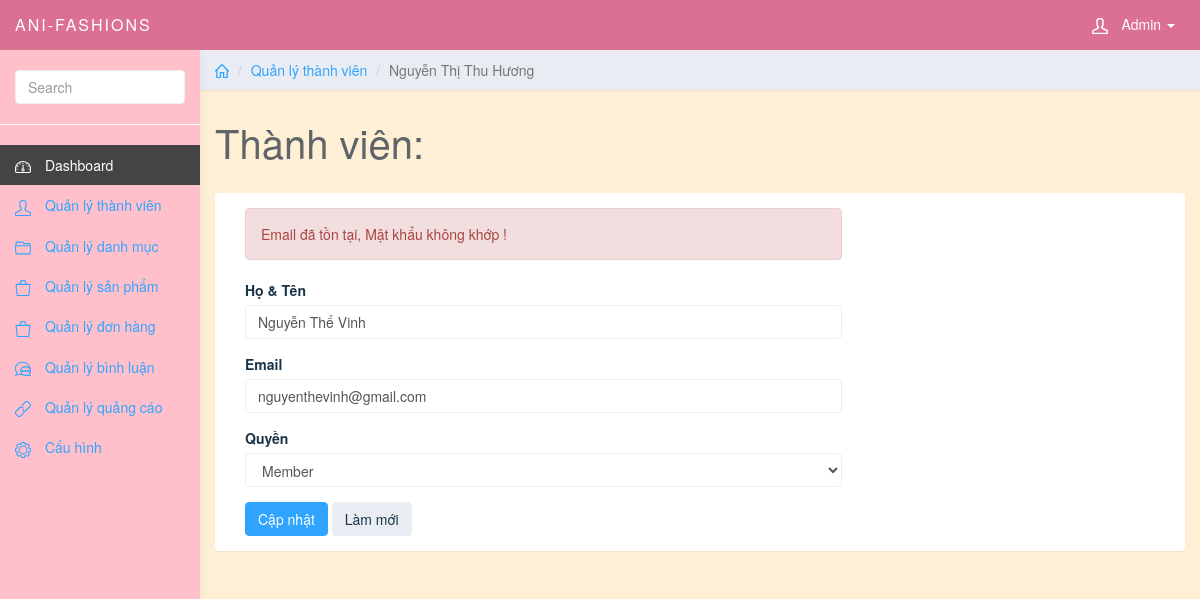
/admin/index.php?page_layout=edit_user.php&ID=21 (signed in), run on the app's committed database.
### tables this page shows
CREATE TABLE `users` (
  `ID` int(11) NOT NULL,
  `Name` varchar(50) NOT NULL,
  `Email` varchar(255) DEFAULT NULL,
  `user_level` int(50) NOT NULL,
  `password` varchar(50) NOT NULL
);

### admin/index.php (called while the page is built, shortened)
<?php
include_once "header.php";
include_once "leftside.php";
?>
<?php
if (isset($_GET['page_layout'])) {
    $page = $_GET['page_layout'];
    switch (str_replace(".php", "", $page)) {
        case 'edit_user':
            include_once "./users/edit_user.php";
            break;
    }
} else {
    include_once "admin.php";
}
?>

### admin/users/edit_user.php (the view, shortened to what this page needs)
<?php
$NewUser = "";
if (isset($_GET['ID'])) {
    $ID = $connect->real_escape_string($_GET['ID']);
    $query = "SELECT * FROM users WHERE ID = $ID";
    $result = $connect->query($query);
    if ($result && $result->num_rows > 0) {
        $NewUser = $result->fetch_assoc();
    } else {
        echo "User not found!";
    }
}
?>
<div class="col-sm-9 col-sm-offset-3 col-lg-10 col-lg-offset-2 main">
    <div class="row">
        <ol class="breadcrumb">
            <li><a href="#"><svg class="glyph stroked home">
                        <use xlink:href="#stroked-home"></use>
                    </svg></a></li>
            <li><a href="">Quản lý thành viên</a></li>
            <li class="active">Nguyễn Thị Thu Hương</li>
        </ol>
    </div>
    <div class="row">
        <div class="col-lg-12">
            <h1 class="page-header">Thành viên: </h1>
        </div>
    </div>
    <div class="row">
        <div class="col-lg-12">
            <div class="panel panel-default">
                <div class="panel-body">
                    <div class="col-md-8">
                        <div class="alert alert-danger">Email đã tồn tại, Mật khẩu không khớp !</div>
                        <form role="form" method="post">
                            <div class="form-group">
                                <label>Họ & Tên</label>
                                <input type="text" value="<?php echo $NewUser['Name'] ?>" name="user_full" required
                                    class="form-control" placeholder="Họ Và Tên...">
                            </div>
                            <div class="form-group">
                                <label>Email</label>
                                <input type="text" value="<?php echo $NewUser['Email'] ?>" name="user_mail" required
                                    class="form-control">
                            </div>
                            <div class="form-group">
                                <label>Quyền</label>
                                <select value="<?php echo $NewUser['user_level'] ?>" name="user_level"
                                    class="form-control">
                                    <option value='0' selected>Member</option>
                                </select>
                            </div>
                            <button type="submit" name="sbm" class="btn btn-primary">Cập nhật</button>
                            <button type="reset" class="btn btn-default">Làm mới</button>
                    </div>
                </div>
            </div>
        </div>
    </div>
</div>

### admin/css/styles.css (style rules this page uses)
a, a:hover, a:focus { color: #30a5ff; }
h1, h2, h3, h4, h5, h6 { color: #5f6468; }
h1 { font-weight: 300; font-size: 40px; }
.form-control { border: 1px solid #eee; box-shadow: none; }
.btn-default, .btn-default:hover, .btn-default:focus, .btn-default:active, .btn-default.active, .open > .dropdown-toggle.btn-default, .btn-default.disabled, .btn-default[disabled], fieldset[disabled] .btn-default, .btn-default.disabled:hover, .btn-default[disabled]:hover, fieldset[disabled] .btn-default:hover, .btn-default.disabled:focus, .btn-default[disabled]:focus, fieldset[disabled] .btn-default:focus, .btn-default.disabled:active, .btn-default[disabled]:active, fieldset[disabled] .btn-default:active, .btn-default.disabled.active, .btn-default[disabled].active, fieldset[disabled] .btn-default.active { background-color: #e9ecf2; border-color: #e9ecf2; color: #1b3548; }
.btn-primary, .btn-primary:hover, .btn-primary:focus, .btn-primary:active, .btn-primary.active, .open > .dropdown-toggle.btn-primary, .btn-primary.disabled, .btn-primary[disabled], fieldset[disabled] .btn-primary, .btn-primary.disabled:hover, .btn-primary[disabled]:hover, fieldset[disabled] .btn-primary:hover, .btn-primary.disabled:focus, .btn-primary[disabled]:focus, fieldset[disabled] .btn-primary:focus, .btn-primary.disabled:active, .btn-primary[disabled]:active, fieldset[disabled] .btn-primary:active, .btn-primary.disabled.active, .btn-primary[disabled].active, fieldset[disabled] .btn-primary.active { background-color: #30a5ff; border-color: #30a5ff; }
.panel { border: 0; }
.breadcrumb { border-radius: 0; padding: 10px 15px; background: #e9ecf2; box-shadow: 0 1px 1px rgba(0, 0, 0, 0.05); margin: 0; }
h1.page-header { margin-top: 30px; border-bottom: 0; }
.breadcrumb .glyph { height: 14px; width: 14px; margin: -2px 0 0 0; stroke-width: 4px; }

### data on the page
users: user_full "Nguyễn Thế Vinh", user_mail "nguyenthevinh@gmail.com", user_level "Member"
